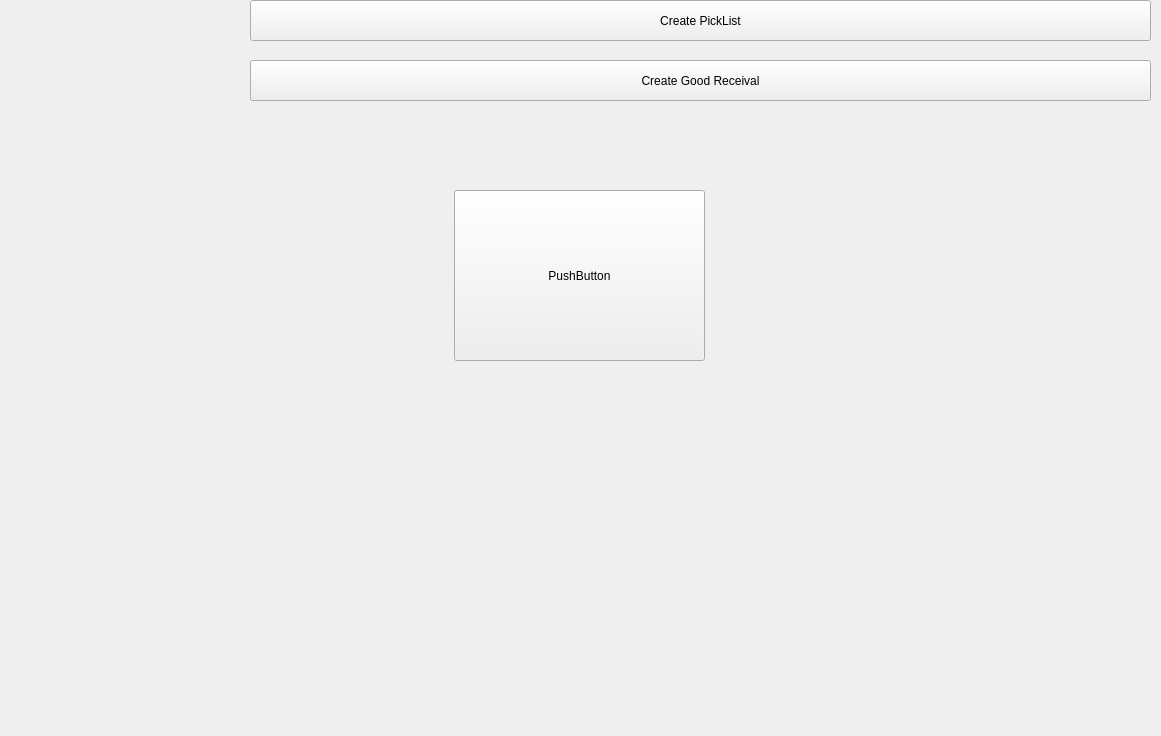
<?xml version="1.0" encoding="UTF-8"?>
<ui version="4.0">
 <class>MainWindow</class>
 <widget class="QMainWindow" name="MainWindow">
  <property name="geometry">
   <rect>
    <x>0</x>
    <y>0</y>
    <width>1161</width>
    <height>736</height>
   </rect>
  </property>
  <property name="windowTitle">
   <string>MainWindow</string>
  </property>
  <property name="autoFillBackground">
   <bool>true</bool>
  </property>
  <property name="windowFilePath">
   <string/>
  </property>
  <widget class="QWidget" name="centralwidget">
   <widget class="QPushButton" name="create_file_btn">
    <property name="geometry">
     <rect>
      <x>250</x>
      <y>0</y>
      <width>901</width>
      <height>41</height>
     </rect>
    </property>
    <property name="text">
     <string>Create PickList</string>
    </property>
   </widget>
   <widget class="QPushButton" name="create_file_btn_gr">
    <property name="geometry">
     <rect>
      <x>250</x>
      <y>60</y>
      <width>901</width>
      <height>41</height>
     </rect>
    </property>
    <property name="text">
     <string>Create Good Receival</string>
    </property>
    <property name="autoDefault">
     <bool>true</bool>
    </property>
   </widget>
   <widget class="QPushButton" name="pushButton">
    <property name="geometry">
     <rect>
      <x>454</x>
      <y>190</y>
      <width>251</width>
      <height>171</height>
     </rect>
    </property>
    <property name="text">
     <string>PushButton</string>
    </property>
   </widget>
  </widget>
  <action name="actionXML_type">
   <property name="text">
    <string>XML type</string>
   </property>
  </action>
  <action name="actionJSON_type">
   <property name="text">
    <string>JSON type</string>
   </property>
  </action>
 </widget>
 <resources/>
 <connections/>
</ui>
